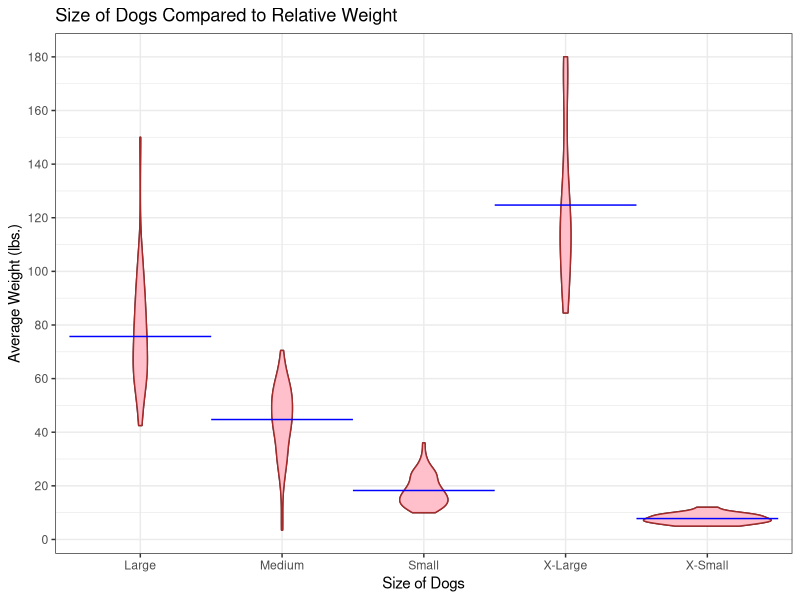
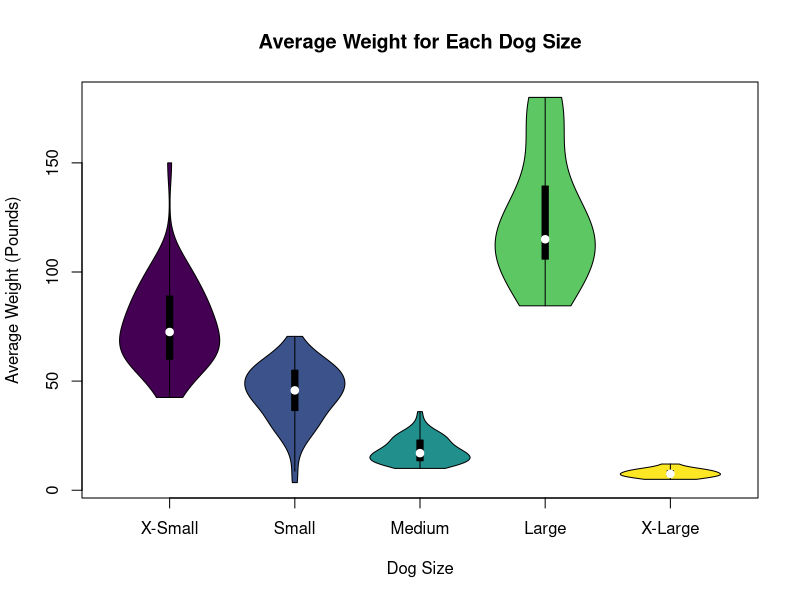

Reproduce these figures in R, in order.
## ---- chunk 1
library(tidyverse)
library(ggplot2)
library(vioplot)
library(viridis)
## ---- chunk 2
library(readr)
AmericanKennelClub.data <- read_csv("AmericanKennelClubBreedsBySize (4).csv")
#View(AmericanKennelClub.data)
## ---- chunk 3
ggplot(AmericanKennelClub.data, aes(x= `Size Category` , y= `Avg Weight (pounds)`)) + 
    geom_violin() + 
    xlab("Size of Dogs") + 
    ylab("Average Weight (lbs.)") + 
    ggtitle("Size of Dogs Compared to Relative Weight") + 
    geom_violin(colour="brown", fill="pink") + 
    stat_summary(fun="mean", geom= "crossbar", width=1, size=0.2, colour="blue") +
    theme_bw() + 
    scale_y_continuous(breaks=seq(0,200,20)) 
  
  vioplot(AmericanKennelClub.data$`Avg Weight (pounds)` ~ AmericanKennelClub.data$`Size Category`,
        pch = 22, 
        col=viridis(5), 
        names=c("X-Small", "Small", "Medium", "Large", "X-Large"), 
        xlab= "Dog Size",
        ylab= "Average Weight (Pounds)", 
        main= "Average Weight for Each Dog Size")
